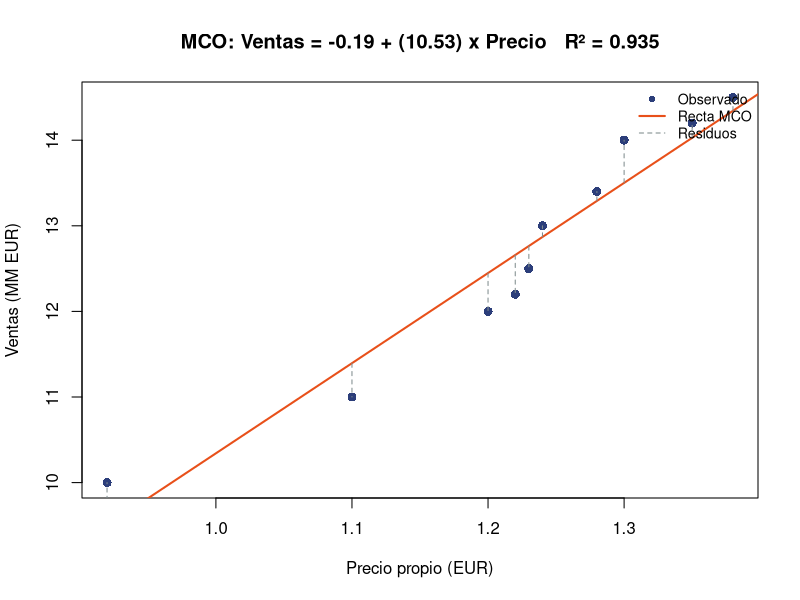

This figure's R source:
# =============================================================================
# ECONOMETRÍA — Capítulo 2
# Script Teórico: Cuantificación de la relación entre variables — Método MCO
# Autor: Carlos de Anta Puig
# =============================================================================
# INSTRUCCIONES: Abre primero mEconometria.Rproj en RStudio.
#                Ejecutar bloque a bloque con Ctrl+Enter.
# =============================================================================

pausa <- function(msg = "\n  [Pulsa ENTER para continuar...]") {
  cat(msg); invisible(readline())
}

library(tidyverse); library(readxl); library(ggplot2)

col_principal  <- "#2C3E7A"; col_secundario <- "#E8501A"
col_terciario  <- "#27AE60"; col_gris <- "#7F8C8D"; col_fondo <- "#F4F6F9"

DS_mini <- read_excel("data/DS_mini.xlsx")

cat("
=============================================================================
  ECONOMETRÍA — Tema 2: El Método de Mínimos Cuadrados Ordinarios (MCO)
=============================================================================

  En este script aprenderemos a:

    1. Calcular el estimador MCO paso a paso con matrices
    2. Verificar el cálculo con la función lm()
    3. Interpretar los coeficientes estimados
    4. Calcular la bondad de ajuste (R²)

  Usaremos el dataset DS_mini (10 observaciones) para que puedas
  replicar los cálculos a mano o en Excel.

=============================================================================
")

pausa()

# ── 1. LOS DATOS ────────────────────────────────────────────────────────────
cat("\n--- 1. EL DATASET DS_MINI ---\n\n")

print(DS_mini)

cat(sprintf("\n  %d observaciones de un mercado de productos de consumo.", nrow(DS_mini)))
cat("\n  Variables: ventas (Y), precio_propio, precio_sustit, gasto_publicidad\n")
cat("\n  Queremos estimar: Ventas = b0 + b1*Precio_propio + u\n")

pausa()

# ── 2. DEFINIR LAS MATRICES ────────────────────────────────────────────────
cat("\n--- 2. DEFINIR LAS MATRICES ---\n")

cat("\n  En notación matricial: Y = X*beta + u\n")
cat("\n  Necesitamos definir Y (nx1) y X (nx2, con columna de 1s):\n\n")

Y <- as.matrix(DS_mini$ventas)
X <- cbind(1, DS_mini$precio_propio)
colnames(X) <- c("const", "precio")

cat("  Vector Y (variable dependiente):\n")
print(round(Y, 2))

cat("\n  Matriz X (constante + precio propio):\n")
print(round(X, 2))

cat(sprintf("\n  Dimensiones: Y es %dx%d, X es %dx%d\n",
            nrow(Y), ncol(Y), nrow(X), ncol(X)))

pausa()

# ── 3. CÁLCULO MATRICIAL PASO A PASO ───────────────────────────────────────
cat("\n--- 3. CÁLCULO MCO PASO A PASO ---\n")

cat("\n  Fórmula: beta_hat = (X'X)^(-1) * X'Y\n")

# Paso 3a: X'X
cat("\n  PASO 1: Calcular X'X (traspuesta de X por X)\n")
XtX <- t(X) %*% X
cat("  X'X =\n"); print(round(XtX, 4))

pausa()

# Paso 3b: X'Y
cat("\n  PASO 2: Calcular X'Y (traspuesta de X por Y)\n")
XtY <- t(X) %*% Y
cat("  X'Y =\n"); print(round(XtY, 4))

pausa()

# Paso 3c: Inversa de X'X
cat("\n  PASO 3: Invertir X'X\n")
cat("  En R: solve(X'X)\n")
XtX_inv <- solve(XtX)
cat("  (X'X)^(-1) =\n"); print(round(XtX_inv, 6))

pausa()

# Paso 3d: beta_hat
cat("\n  PASO 4: Multiplicar (X'X)^(-1) * X'Y para obtener beta_hat\n\n")
beta_hat <- XtX_inv %*% XtY

cat(sprintf("  ╔══════════════════════════════════════════╗\n"))
cat(sprintf("  ║  ESTIMACIONES MCO                        ║\n"))
cat(sprintf("  ║  b0 (intercepto)     = %8.4f           ║\n", beta_hat[1]))
cat(sprintf("  ║  b1 (precio propio)  = %8.4f           ║\n", beta_hat[2]))
cat(sprintf("  ╚══════════════════════════════════════════╝\n"))

cat(sprintf("\n  Recta estimada: Ventas = %.4f + (%.4f) * Precio\n",
            beta_hat[1], beta_hat[2]))

pausa()

# ── 4. VERIFICACIÓN CON lm() ──────────────────────────────────────────────
cat("\n--- 4. VERIFICACIÓN CON lm() ---\n")

cat("\n  Ahora usamos la función lm() de R, que hace lo mismo internamente:\n\n")

modelo <- lm(ventas ~ precio_propio, data = DS_mini)
print(summary(modelo))

cat("\n  Comparación de coeficientes:\n")
cat(sprintf("  Cálculo matricial:  b0 = %.4f, b1 = %.4f\n", beta_hat[1], beta_hat[2]))
cat(sprintf("  Función lm():       b0 = %.4f, b1 = %.4f\n",
            coef(modelo)[1], coef(modelo)[2]))
cat("\n  ¡Son idénticos! R hace internamente el mismo cálculo matricial.\n")

pausa()

# ── 5. VALORES AJUSTADOS Y RESIDUOS ───────────────────────────────────────
cat("\n--- 5. VALORES AJUSTADOS Y RESIDUOS ---\n")

Y_hat <- X %*% beta_hat     # Valores ajustados (Y_hat = X * beta)
u_hat <- Y - Y_hat          # Residuos (u_hat = Y - Y_hat)

cat("\n  Obs  Y_obs    Y_ajust  Residuo\n")
cat("  ---  ------   ------   -------\n")
for (i in 1:nrow(Y)) {
  cat(sprintf("  %3d  %6.2f   %6.2f   %7.4f\n", i, Y[i], Y_hat[i], u_hat[i]))
}

cat(sprintf("\n  Suma de residuos:  %.8f  (= 0, propiedad MCO)\n", sum(u_hat)))
cat(sprintf("  Media de residuos: %.8f  (= 0)\n", mean(u_hat)))

pausa()

# ── 6. BONDAD DE AJUSTE: R² ──────────────────────────────────────────────
cat("\n--- 6. BONDAD DE AJUSTE: R² ---\n")

Y_bar <- mean(Y)

SCT <- sum((Y - Y_bar)^2)
SCE <- sum((Y_hat - Y_bar)^2)
SCR <- sum(u_hat^2)

R2 <- SCE / SCT

cat("\n  Descomposición: SCT = SCE + SCR\n\n")
cat(sprintf("  SCT (Total)     = %8.4f  (variabilidad total de Y)\n", SCT))
cat(sprintf("  SCE (Explicada) = %8.4f  (lo que explica el modelo)\n", SCE))
cat(sprintf("  SCR (Residual)  = %8.4f  (lo que NO explica el modelo)\n", SCR))
cat(sprintf("  SCE + SCR       = %8.4f  (= SCT ✓)\n\n", SCE + SCR))

cat(sprintf("  R² = SCE / SCT  = %.4f / %.4f = %.4f\n", SCE, SCT, R2))
cat(sprintf("\n  El precio propio explica el %.1f%% de la variabilidad de las ventas.\n",
            R2 * 100))

pausa()

# ── 7. VARIANZA DEL ERROR ────────────────────────────────────────────────
cat("\n--- 7. ESTIMACIÓN DE LA VARIANZA DEL ERROR ---\n")

n <- nrow(DS_mini)
k <- 1   # una variable explicativa
gl <- n - k - 1

sigma2 <- SCR / gl
sigma  <- sqrt(sigma2)

cat(sprintf("\n  Grados de libertad: n - k - 1 = %d - %d - 1 = %d\n", n, k, gl))
cat(sprintf("  Varianza estimada:  s² = SCR / gl = %.4f / %d = %.4f\n", SCR, gl, sigma2))
cat(sprintf("  Error estándar:     s  = sqrt(s²) = %.4f\n", sigma))
cat(sprintf("\n  Coincide con 'Residual standard error' de summary(lm(...)).\n"))

pausa()

# ── 8. GRÁFICO FINAL ────────────────────────────────────────────────────
cat("\n--- 8. GRÁFICO: DATOS, RECTA ESTIMADA Y RESIDUOS ---\n")

plot(DS_mini$precio_propio, DS_mini$ventas,
     pch = 16, col = col_principal, cex = 1.2,
     xlab = "Precio propio (EUR)",
     ylab = "Ventas (MM EUR)",
     main = sprintf("MCO: Ventas = %.2f + (%.2f) x Precio   R² = %.3f",
                    beta_hat[1], beta_hat[2], R2))

abline(modelo, col = col_secundario, lwd = 2)

# Dibujar residuos
segments(x0 = DS_mini$precio_propio, y0 = fitted(modelo),
         x1 = DS_mini$precio_propio, y1 = DS_mini$ventas,
         col = col_gris, lty = 2)

legend("topright",
       legend = c("Observado", "Recta MCO", "Residuos"),
       col = c(col_principal, col_secundario, col_gris),
       pch = c(16, NA, NA), lty = c(NA, 1, 2), lwd = c(NA, 2, 1),
       bty = "n", cex = 0.85)

cat("\n  Los segmentos verticales discontinuos son los RESIDUOS.")
cat("\n  MCO minimiza la suma de los cuadrados de esos segmentos.\n")

cat("\n=== FIN Script Tema 02 ===\n")
